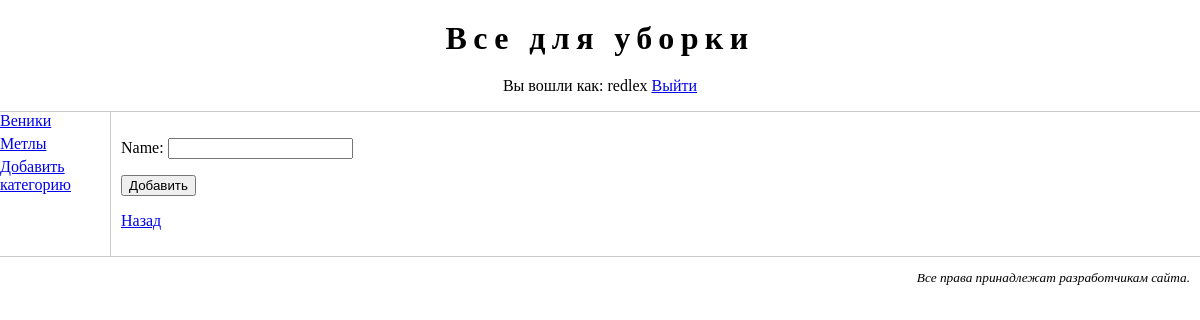
Page /goods/add/ (signed in) on the earlier database version.
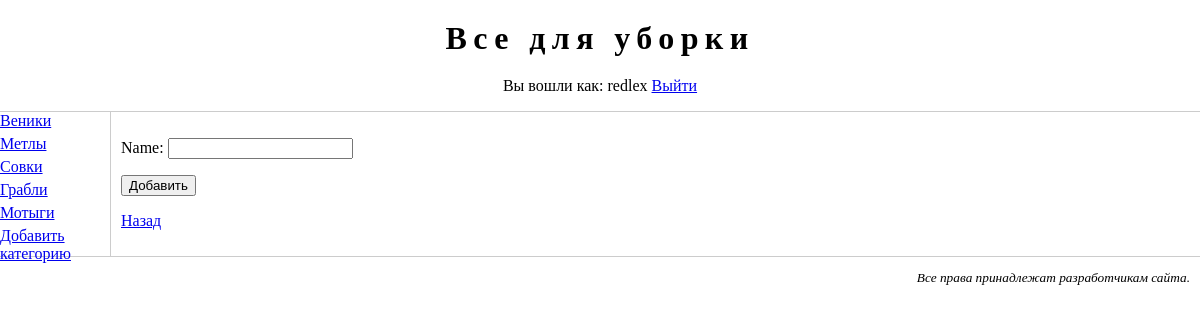
Same page on the later database version.
### firstapp/models.py (models this page shows, shortened)
@python_2_unicode_compatible
class Category(models.Model):
    name = models.CharField(max_length=50, unique=True)
    class Meta:
        verbose_name = "категорию"
        verbose_name_plural = "категории"

### firstapp/twviews.py (the view, shortened to what this page needs)
class CategoryCreate(CreateView, CategoryContextMixin):
    model = Category
    template_name = "category_add.html"
    fields = "__all__"
    def get(self, request, *args, **kwargs):
        self.initial['category'] = Category.objects.first() if (self.kwargs.get("cat_id") is None) \
            else Category.objects.get(pk=self.kwargs["cat_id"])
        return super(CategoryCreate, self).get(request, *args, **kwargs)

### firstapp/twviews.py (called while the page is built)
    def get_context_data(self, **kwargs):
        context = super(CategoryContextMixin, self).get_context_data(**kwargs)
        context["cats"] = Category.objects.all()
        return context

### firstapp/templates/category_add.html (shortened to what this page needs)
{% extends "base.html" %}
{% block main %}
    <form action="" method="post">
        {{ form.as_p }}
        <input type="submit" value="Добавить">
    </form>
    <p><a href="{% url "index" %}?page={{ pn }}">Назад</a></p>
{% endblock %}

### templates/leftmenu.html
<div id="leftmenu">
   <ul>
        {% for cat in cats %}
            <li><a href="{% url 'index' cat_id=cat.id %}">{{ cat.name }}</a> </li>
        {% endfor %}
       {% if perms.firstapp.add_category %}
           <li><a href="{% url 'category_add' %}">Добавить категорию</a></li>
       {% endif %}
    </ul>
</div>

Differences in the rows shown:
added Category: name "Совки"
added Category: name "Грабли"
added Category: name "Мотыги"
